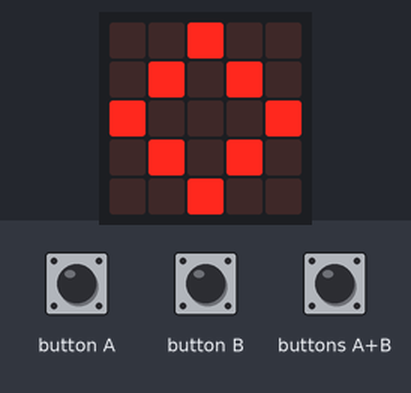
This program was run on a simulated BBC micro:bit running MicroPython. Shown: the board's 5×5 LED display. The inputs (shaded band) are chosen by the test bench. No radio messages arrive unless stated (any console line starting 'radio sent:' is added by the test bench); what the program prints to the serial console is not drawn.

Above: at 1.2 s.
1.3 s: button A pressed for 0.15 s
At 1.37 s:
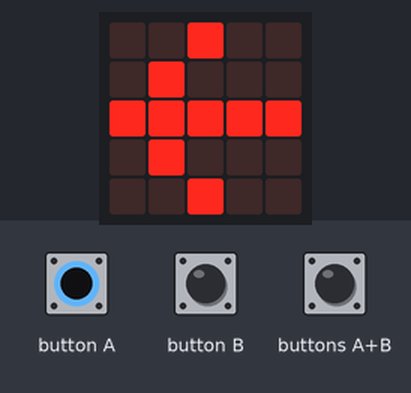
2.9 s: button B pressed for 0.15 s
At 2.97 s:
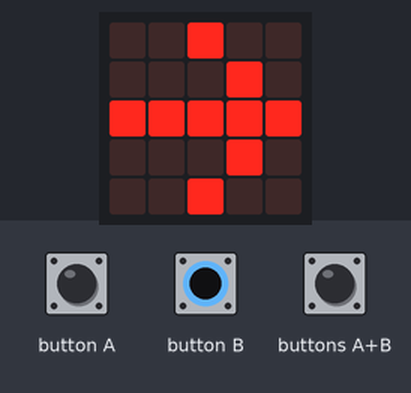
4.5 s: buttons A+B pressed for 0.15 s
At 4.59 s:
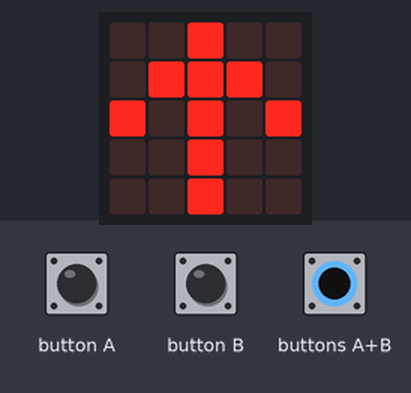
7.8 s: button A pressed for 3.2 s
At 8.4 s:
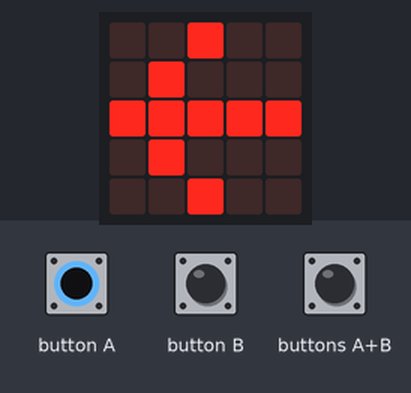
12.5 s: button B pressed for 3.2 s
At 13.2 s:
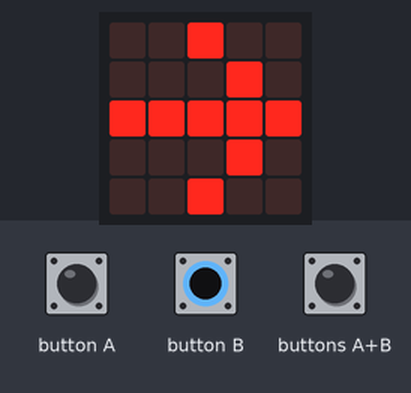
Timing chart, 0 to 15.5 s (numbered marks = the images above; inputs shaded):
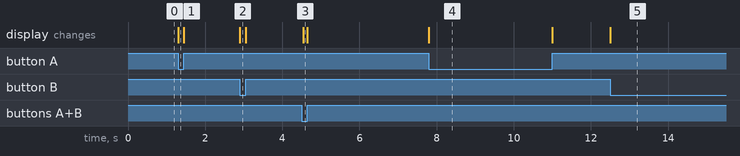

The program:

bit.py
```python
# -*- coding: utf-8 -*-
"""
Created on Wed Aug 28 12:53:57 2019

@author: siver
"""

from microbit import *
import radio

display.show(Image.DIAMOND_SMALL)
radio.on()

while True:
     if accelerometer.was_gesture("face down"):
          if button_a.is_pressed() and button_b.is_pressed():
               radio.send("RB")
               display.show(Image.TARGET)
     else:
          if button_a.is_pressed() and button_b.is_pressed():
               radio.send("AB")
               display.show(Image.ARROW_N)
          elif button_a.is_pressed():
               radio.send("A")
               display.show(Image.ARROW_W)
          elif button_b.is_pressed():
               radio.send("B")
               display.show(Image.ARROW_E)
          else:
               radio.send("0")
               display.show(Image.DIAMOND)
     if accelerometer.was_gesture("shake"):
          radio.send("PR")
          display.show(Image.UMBRELLA)
```

Measured:
- after the input at 1.3 s, the display: changes at once (image 1)
- after the input at 2.9 s, the display: changes at once (image 2)
- after the input at 4.5 s, the display: changes at once (image 3)
- after the input at 7.8 s, the display: changes at once (image 4)
- after the input at 12.5 s, the display: changes at once (image 5)
